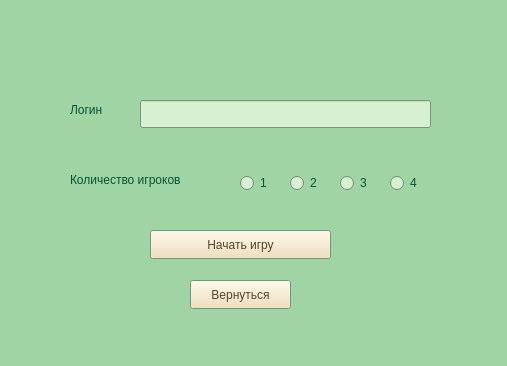
<?xml version="1.0" encoding="UTF-8"?>
<ui version="4.0">
 <class>NewGameWindow</class>
 <widget class="QWidget" name="NewGameWindow">
  <property name="geometry">
   <rect>
    <x>0</x>
    <y>0</y>
    <width>507</width>
    <height>366</height>
   </rect>
  </property>
  <property name="palette">
   <palette>
    <active>
     <colorrole role="WindowText">
      <brush brushstyle="SolidPattern">
       <color alpha="255">
        <red>2</red>
        <green>83</green>
        <blue>49</blue>
       </color>
      </brush>
     </colorrole>
     <colorrole role="Button">
      <brush brushstyle="SolidPattern">
       <color alpha="255">
        <red>240</red>
        <green>221</green>
        <blue>177</blue>
       </color>
      </brush>
     </colorrole>
     <colorrole role="Light">
      <brush brushstyle="SolidPattern">
       <color alpha="255">
        <red>255</red>
        <green>255</green>
        <blue>255</blue>
       </color>
      </brush>
     </colorrole>
     <colorrole role="Text">
      <brush brushstyle="SolidPattern">
       <color alpha="255">
        <red>2</red>
        <green>83</green>
        <blue>49</blue>
       </color>
      </brush>
     </colorrole>
     <colorrole role="BrightText">
      <brush brushstyle="SolidPattern">
       <color alpha="255">
        <red>2</red>
        <green>83</green>
        <blue>49</blue>
       </color>
      </brush>
     </colorrole>
     <colorrole role="ButtonText">
      <brush brushstyle="SolidPattern">
       <color alpha="255">
        <red>85</red>
        <green>69</green>
        <blue>40</blue>
       </color>
      </brush>
     </colorrole>
     <colorrole role="Base">
      <brush brushstyle="SolidPattern">
       <color alpha="255">
        <red>215</red>
        <green>240</green>
        <blue>209</blue>
       </color>
      </brush>
     </colorrole>
     <colorrole role="Window">
      <brush brushstyle="SolidPattern">
       <color alpha="255">
        <red>160</red>
        <green>212</green>
        <blue>164</blue>
       </color>
      </brush>
     </colorrole>
     <colorrole role="Highlight">
      <brush brushstyle="SolidPattern">
       <color alpha="255">
        <red>89</red>
        <green>159</green>
        <blue>118</blue>
       </color>
      </brush>
     </colorrole>
     <colorrole role="HighlightedText">
      <brush brushstyle="SolidPattern">
       <color alpha="255">
        <red>211</red>
        <green>240</green>
        <blue>191</blue>
       </color>
      </brush>
     </colorrole>
     <colorrole role="AlternateBase">
      <brush brushstyle="SolidPattern">
       <color alpha="255">
        <red>186</red>
        <green>223</green>
        <blue>180</blue>
       </color>
      </brush>
     </colorrole>
     <colorrole role="ToolTipText">
      <brush brushstyle="SolidPattern">
       <color alpha="255">
        <red>2</red>
        <green>83</green>
        <blue>49</blue>
       </color>
      </brush>
     </colorrole>
    </active>
    <inactive>
     <colorrole role="WindowText">
      <brush brushstyle="SolidPattern">
       <color alpha="255">
        <red>2</red>
        <green>83</green>
        <blue>49</blue>
       </color>
      </brush>
     </colorrole>
     <colorrole role="Button">
      <brush brushstyle="SolidPattern">
       <color alpha="255">
        <red>240</red>
        <green>221</green>
        <blue>177</blue>
       </color>
      </brush>
     </colorrole>
     <colorrole role="Light">
      <brush brushstyle="SolidPattern">
       <color alpha="255">
        <red>255</red>
        <green>255</green>
        <blue>255</blue>
       </color>
      </brush>
     </colorrole>
     <colorrole role="Text">
      <brush brushstyle="SolidPattern">
       <color alpha="255">
        <red>2</red>
        <green>83</green>
        <blue>49</blue>
       </color>
      </brush>
     </colorrole>
     <colorrole role="BrightText">
      <brush brushstyle="SolidPattern">
       <color alpha="255">
        <red>2</red>
        <green>83</green>
        <blue>49</blue>
       </color>
      </brush>
     </colorrole>
     <colorrole role="ButtonText">
      <brush brushstyle="SolidPattern">
       <color alpha="255">
        <red>85</red>
        <green>69</green>
        <blue>40</blue>
       </color>
      </brush>
     </colorrole>
     <colorrole role="Base">
      <brush brushstyle="SolidPattern">
       <color alpha="255">
        <red>215</red>
        <green>240</green>
        <blue>209</blue>
       </color>
      </brush>
     </colorrole>
     <colorrole role="Window">
      <brush brushstyle="SolidPattern">
       <color alpha="255">
        <red>160</red>
        <green>212</green>
        <blue>164</blue>
       </color>
      </brush>
     </colorrole>
     <colorrole role="Highlight">
      <brush brushstyle="SolidPattern">
       <color alpha="255">
        <red>89</red>
        <green>159</green>
        <blue>118</blue>
       </color>
      </brush>
     </colorrole>
     <colorrole role="HighlightedText">
      <brush brushstyle="SolidPattern">
       <color alpha="255">
        <red>211</red>
        <green>240</green>
        <blue>191</blue>
       </color>
      </brush>
     </colorrole>
     <colorrole role="AlternateBase">
      <brush brushstyle="SolidPattern">
       <color alpha="255">
        <red>186</red>
        <green>223</green>
        <blue>180</blue>
       </color>
      </brush>
     </colorrole>
     <colorrole role="ToolTipText">
      <brush brushstyle="SolidPattern">
       <color alpha="255">
        <red>2</red>
        <green>83</green>
        <blue>49</blue>
       </color>
      </brush>
     </colorrole>
    </inactive>
    <disabled>
     <colorrole role="Button">
      <brush brushstyle="SolidPattern">
       <color alpha="255">
        <red>240</red>
        <green>221</green>
        <blue>177</blue>
       </color>
      </brush>
     </colorrole>
     <colorrole role="Light">
      <brush brushstyle="SolidPattern">
       <color alpha="255">
        <red>255</red>
        <green>255</green>
        <blue>255</blue>
       </color>
      </brush>
     </colorrole>
     <colorrole role="BrightText">
      <brush brushstyle="SolidPattern">
       <color alpha="255">
        <red>2</red>
        <green>83</green>
        <blue>49</blue>
       </color>
      </brush>
     </colorrole>
     <colorrole role="Base">
      <brush brushstyle="SolidPattern">
       <color alpha="255">
        <red>160</red>
        <green>212</green>
        <blue>164</blue>
       </color>
      </brush>
     </colorrole>
     <colorrole role="Window">
      <brush brushstyle="SolidPattern">
       <color alpha="255">
        <red>160</red>
        <green>212</green>
        <blue>164</blue>
       </color>
      </brush>
     </colorrole>
     <colorrole role="HighlightedText">
      <brush brushstyle="SolidPattern">
       <color alpha="255">
        <red>211</red>
        <green>240</green>
        <blue>191</blue>
       </color>
      </brush>
     </colorrole>
     <colorrole role="AlternateBase">
      <brush brushstyle="SolidPattern">
       <color alpha="255">
        <red>186</red>
        <green>223</green>
        <blue>180</blue>
       </color>
      </brush>
     </colorrole>
     <colorrole role="ToolTipText">
      <brush brushstyle="SolidPattern">
       <color alpha="255">
        <red>2</red>
        <green>83</green>
        <blue>49</blue>
       </color>
      </brush>
     </colorrole>
    </disabled>
   </palette>
  </property>
  <property name="windowTitle">
   <string>Form</string>
  </property>
  <widget class="QLineEdit" name="startGameLogin">
   <property name="geometry">
    <rect>
     <x>140</x>
     <y>100</y>
     <width>291</width>
     <height>28</height>
    </rect>
   </property>
  </widget>
  <widget class="QLabel" name="label">
   <property name="geometry">
    <rect>
     <x>70</x>
     <y>100</y>
     <width>63</width>
     <height>20</height>
    </rect>
   </property>
   <property name="text">
    <string>Логин</string>
   </property>
  </widget>
  <widget class="QPushButton" name="startGameButton">
   <property name="geometry">
    <rect>
     <x>150</x>
     <y>230</y>
     <width>181</width>
     <height>29</height>
    </rect>
   </property>
   <property name="text">
    <string>Начать игру</string>
   </property>
  </widget>
  <widget class="QRadioButton" name="onePlayerGameChoice">
   <property name="geometry">
    <rect>
     <x>240</x>
     <y>170</y>
     <width>41</width>
     <height>26</height>
    </rect>
   </property>
   <property name="text">
    <string>1</string>
   </property>
  </widget>
  <widget class="QRadioButton" name="twoPlayerGameChoice">
   <property name="geometry">
    <rect>
     <x>290</x>
     <y>170</y>
     <width>41</width>
     <height>26</height>
    </rect>
   </property>
   <property name="text">
    <string>2</string>
   </property>
  </widget>
  <widget class="QRadioButton" name="threePlayerGameChoice">
   <property name="geometry">
    <rect>
     <x>340</x>
     <y>170</y>
     <width>41</width>
     <height>26</height>
    </rect>
   </property>
   <property name="text">
    <string>3</string>
   </property>
  </widget>
  <widget class="QRadioButton" name="fourPlayerGameChoice">
   <property name="geometry">
    <rect>
     <x>390</x>
     <y>170</y>
     <width>41</width>
     <height>26</height>
    </rect>
   </property>
   <property name="font">
    <font>
     <pointsize>9</pointsize>
     <kerning>true</kerning>
    </font>
   </property>
   <property name="text">
    <string>4</string>
   </property>
  </widget>
  <widget class="QLabel" name="label_3">
   <property name="geometry">
    <rect>
     <x>70</x>
     <y>170</y>
     <width>141</width>
     <height>20</height>
    </rect>
   </property>
   <property name="text">
    <string>Количество игроков</string>
   </property>
  </widget>
  <widget class="QPushButton" name="backToMenuButton">
   <property name="geometry">
    <rect>
     <x>190</x>
     <y>280</y>
     <width>101</width>
     <height>29</height>
    </rect>
   </property>
   <property name="text">
    <string>Вернуться</string>
   </property>
  </widget>
 </widget>
 <resources/>
 <connections/>
</ui>
